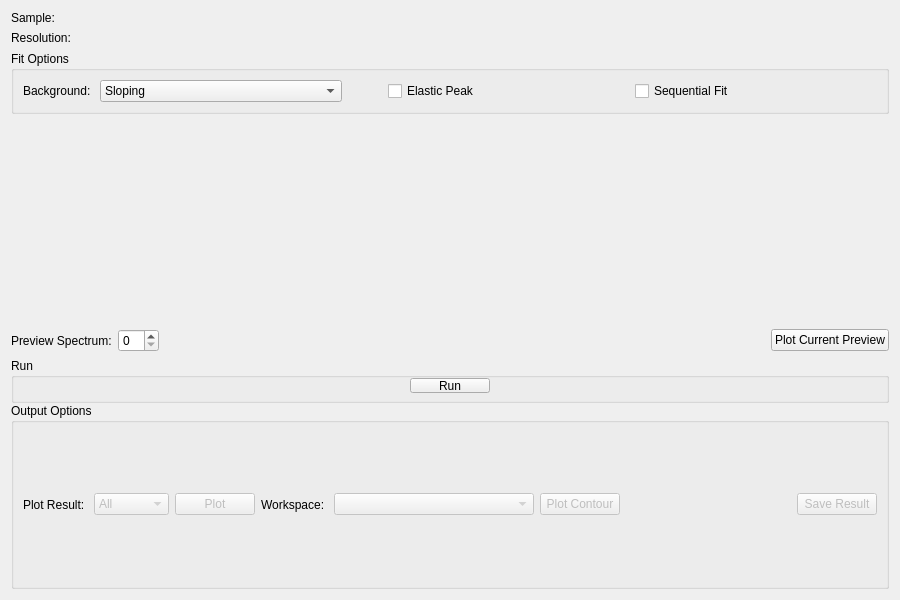
<?xml version="1.0" encoding="UTF-8"?>
<ui version="4.0">
 <class>Stretch</class>
 <widget class="QWidget" name="Stretch">
  <property name="geometry">
   <rect>
    <x>0</x>
    <y>0</y>
    <width>900</width>
    <height>600</height>
   </rect>
  </property>
  <property name="windowTitle">
   <string>Form</string>
  </property>
  <layout class="QVBoxLayout" name="verticalLayout">
   <item>
    <layout class="QGridLayout" name="gridLayout">
     <item row="0" column="0">
      <widget class="QLabel" name="lblSample">
       <property name="text">
        <string>Sample: </string>
       </property>
      </widget>
     </item>
     <item row="0" column="1">
      <widget class="MantidQt::MantidWidgets::DataSelector" name="dsSample" native="true">
       <property name="sizePolicy">
        <sizepolicy hsizetype="Minimum" vsizetype="Fixed">
         <horstretch>0</horstretch>
         <verstretch>0</verstretch>
        </sizepolicy>
       </property>
       <property name="workspaceSuffixes" stdset="0">
        <stringlist>
         <string>_red</string>
         <string>_sqw</string>
        </stringlist>
       </property>
       <property name="fileBrowserSuffixes" stdset="0">
        <stringlist>
         <string>_red.nxs</string>
         <string>_sqw.nxs</string>
        </stringlist>
       </property>
       <property name="autoLoad" stdset="0">
        <bool>true</bool>
       </property>
       <property name="showLoad" stdset="0">
        <bool>false</bool>
       </property>
      </widget>
     </item>
     <item row="1" column="0">
      <widget class="QLabel" name="lblRes">
       <property name="text">
        <string>Resolution: </string>
       </property>
      </widget>
     </item>
     <item row="1" column="1">
      <widget class="MantidQt::MantidWidgets::DataSelector" name="dsResolution" native="true">
       <property name="sizePolicy">
        <sizepolicy hsizetype="Minimum" vsizetype="Fixed">
         <horstretch>0</horstretch>
         <verstretch>0</verstretch>
        </sizepolicy>
       </property>
       <property name="autoLoad" stdset="0">
        <bool>true</bool>
       </property>
       <property name="workspaceSuffixes" stdset="0">
        <stringlist>
         <string>_res</string>
        </stringlist>
       </property>
       <property name="fileBrowserSuffixes" stdset="0">
        <stringlist>
         <string>_res.nxs</string>
        </stringlist>
       </property>
       <property name="showLoad" stdset="0">
        <bool>false</bool>
       </property>
      </widget>
     </item>
    </layout>
   </item>
   <item>
    <widget class="QGroupBox" name="gbOptions">
     <property name="sizePolicy">
      <sizepolicy hsizetype="Preferred" vsizetype="Fixed">
       <horstretch>0</horstretch>
       <verstretch>0</verstretch>
      </sizepolicy>
     </property>
     <property name="title">
      <string>Fit Options</string>
     </property>
     <layout class="QVBoxLayout" name="verticalLayout_2">
      <item>
       <layout class="QGridLayout" name="gridLayout_2">
        <item row="0" column="0">
         <widget class="QLabel" name="lblBackground">
          <property name="sizePolicy">
           <sizepolicy hsizetype="Fixed" vsizetype="Preferred">
            <horstretch>0</horstretch>
            <verstretch>0</verstretch>
           </sizepolicy>
          </property>
          <property name="text">
           <string>Background: </string>
          </property>
         </widget>
        </item>
        <item row="0" column="1">
         <widget class="QComboBox" name="cbBackground">
          <item>
           <property name="text">
            <string>Sloping</string>
           </property>
          </item>
          <item>
           <property name="text">
            <string>Flat</string>
           </property>
          </item>
          <item>
           <property name="text">
            <string>Zero</string>
           </property>
          </item>
         </widget>
        </item>
        <item row="0" column="4">
         <widget class="QCheckBox" name="chkSequentialFit">
          <property name="text">
           <string>Sequential Fit</string>
          </property>
         </widget>
        </item>
        <item row="0" column="3">
         <widget class="QCheckBox" name="chkElasticPeak">
          <property name="text">
           <string>Elastic Peak</string>
          </property>
         </widget>
        </item>
        <item row="0" column="2">
         <spacer name="horizontalSpacer">
          <property name="orientation">
           <enum>Qt::Horizontal</enum>
          </property>
          <property name="sizeType">
           <enum>QSizePolicy::Preferred</enum>
          </property>
          <property name="sizeHint" stdset="0">
           <size>
            <width>40</width>
            <height>20</height>
           </size>
          </property>
         </spacer>
        </item>
       </layout>
      </item>
     </layout>
    </widget>
   </item>
   <item>
    <layout class="QGridLayout" name="gridLayout_3">
     <item row="0" column="0">
      <layout class="QVBoxLayout" name="treeSpace"/>
     </item>
     <item row="0" column="2">
      <widget class="MantidQt::MantidWidgets::PreviewPlot" name="ppPlot" native="true">
       <property name="canvasColour" stdset="0">
        <color>
         <red>255</red>
         <green>255</green>
         <blue>255</blue>
        </color>
       </property>
       <property name="showLegend" stdset="0">
        <bool>true</bool>
       </property>
      </widget>
     </item>
     <item row="1" column="2">
      <layout class="QHBoxLayout" name="horizontalLayout_2">
       <item>
        <widget class="QLabel" name="lbPreviewSpectrum">
         <property name="text">
          <string>Preview Spectrum:</string>
         </property>
        </widget>
       </item>
       <item>
        <widget class="QSpinBox" name="spPreviewSpectrum"/>
       </item>
       <item>
        <spacer name="horizontalSpacer_2">
         <property name="orientation">
          <enum>Qt::Horizontal</enum>
         </property>
         <property name="sizeHint" stdset="0">
          <size>
           <width>40</width>
           <height>20</height>
          </size>
         </property>
        </spacer>
       </item>
       <item>
        <widget class="QPushButton" name="pbPlotPreview">
         <property name="text">
          <string>Plot Current Preview</string>
         </property>
        </widget>
       </item>
      </layout>
     </item>
    </layout>
   </item>
   <item>
    <widget class="QFrame" name="frame">
     <layout class="QVBoxLayout" name="verticalLayout_3">
      <property name="spacing">
       <number>0</number>
      </property>
      <property name="leftMargin">
       <number>0</number>
      </property>
      <property name="topMargin">
       <number>0</number>
      </property>
      <property name="rightMargin">
       <number>0</number>
      </property>
      <property name="bottomMargin">
       <number>0</number>
      </property>
      <item>
       <widget class="QGroupBox" name="gbRun">
        <property name="maximumSize">
         <size>
          <width>16777215</width>
          <height>45</height>
         </size>
        </property>
        <property name="title">
         <string>Run</string>
        </property>
        <layout class="QHBoxLayout" name="horizontalLayout_3">
         <property name="topMargin">
          <number>0</number>
         </property>
         <property name="bottomMargin">
          <number>7</number>
         </property>
         <item>
          <spacer name="horizontalSpacer_3">
           <property name="orientation">
            <enum>Qt::Horizontal</enum>
           </property>
           <property name="sizeHint" stdset="0">
            <size>
             <width>385</width>
             <height>20</height>
            </size>
           </property>
          </spacer>
         </item>
         <item>
          <widget class="QPushButton" name="pbRun">
           <property name="text">
            <string>Run</string>
           </property>
          </widget>
         </item>
         <item>
          <spacer name="horizontalSpacer_4">
           <property name="orientation">
            <enum>Qt::Horizontal</enum>
           </property>
           <property name="sizeHint" stdset="0">
            <size>
             <width>384</width>
             <height>20</height>
            </size>
           </property>
          </spacer>
         </item>
        </layout>
       </widget>
      </item>
      <item>
       <layout class="QHBoxLayout" name="horizontalLayout_44">
        <item>
         <widget class="QGroupBox" name="gbOutput">
          <property name="title">
           <string>Output Options</string>
          </property>
          <layout class="QHBoxLayout" name="horizontalLayout">
           <item>
            <widget class="QLabel" name="lblPlotResult">
             <property name="text">
              <string>Plot Result: </string>
             </property>
            </widget>
           </item>
           <item>
            <widget class="QComboBox" name="cbPlot">
             <property name="enabled">
              <bool>false</bool>
             </property>
             <property name="minimumSize">
              <size>
               <width>75</width>
               <height>0</height>
              </size>
             </property>
             <item>
              <property name="text">
               <string>All</string>
              </property>
             </item>
             <item>
              <property name="text">
               <string>Sigma</string>
              </property>
             </item>
             <item>
              <property name="text">
               <string>Beta</string>
              </property>
             </item>
            </widget>
           </item>
           <item>
            <widget class="QPushButton" name="pbPlot">
             <property name="enabled">
              <bool>false</bool>
             </property>
             <property name="text">
              <string>Plot</string>
             </property>
            </widget>
           </item>
           <item>
            <widget class="QLabel" name="label">
             <property name="text">
              <string>Workspace: </string>
             </property>
            </widget>
           </item>
           <item>
            <widget class="QComboBox" name="cbPlotContour">
             <property name="enabled">
              <bool>false</bool>
             </property>
             <property name="minimumSize">
              <size>
               <width>200</width>
               <height>0</height>
              </size>
             </property>
             <property name="sizeAdjustPolicy">
              <enum>QComboBox::AdjustToContents</enum>
             </property>
            </widget>
           </item>
           <item>
            <widget class="QPushButton" name="pbPlotContour">
             <property name="enabled">
              <bool>false</bool>
             </property>
             <property name="text">
              <string>Plot Contour</string>
             </property>
            </widget>
           </item>
           <item>
            <spacer name="horizontalSpacer_18">
             <property name="orientation">
              <enum>Qt::Horizontal</enum>
             </property>
             <property name="sizeHint" stdset="0">
              <size>
               <width>40</width>
               <height>20</height>
              </size>
             </property>
            </spacer>
           </item>
           <item>
            <widget class="QPushButton" name="pbSave">
             <property name="enabled">
              <bool>false</bool>
             </property>
             <property name="text">
              <string>Save Result</string>
             </property>
            </widget>
           </item>
          </layout>
         </widget>
        </item>
       </layout>
      </item>
     </layout>
    </widget>
   </item>
  </layout>
 </widget>
 <customwidgets>
  <customwidget>
   <class>MantidQt::MantidWidgets::DataSelector</class>
   <extends>QWidget</extends>
   <header>MantidQtWidgets/Common/DataSelector.h</header>
  </customwidget>
  <customwidget>
   <class>MantidQt::MantidWidgets::PreviewPlot</class>
   <extends>QWidget</extends>
   <header>MantidQtWidgets/Plotting/PreviewPlot.h</header>
   <container>1</container>
  </customwidget>
 </customwidgets>
 <resources/>
 <connections/>
</ui>
